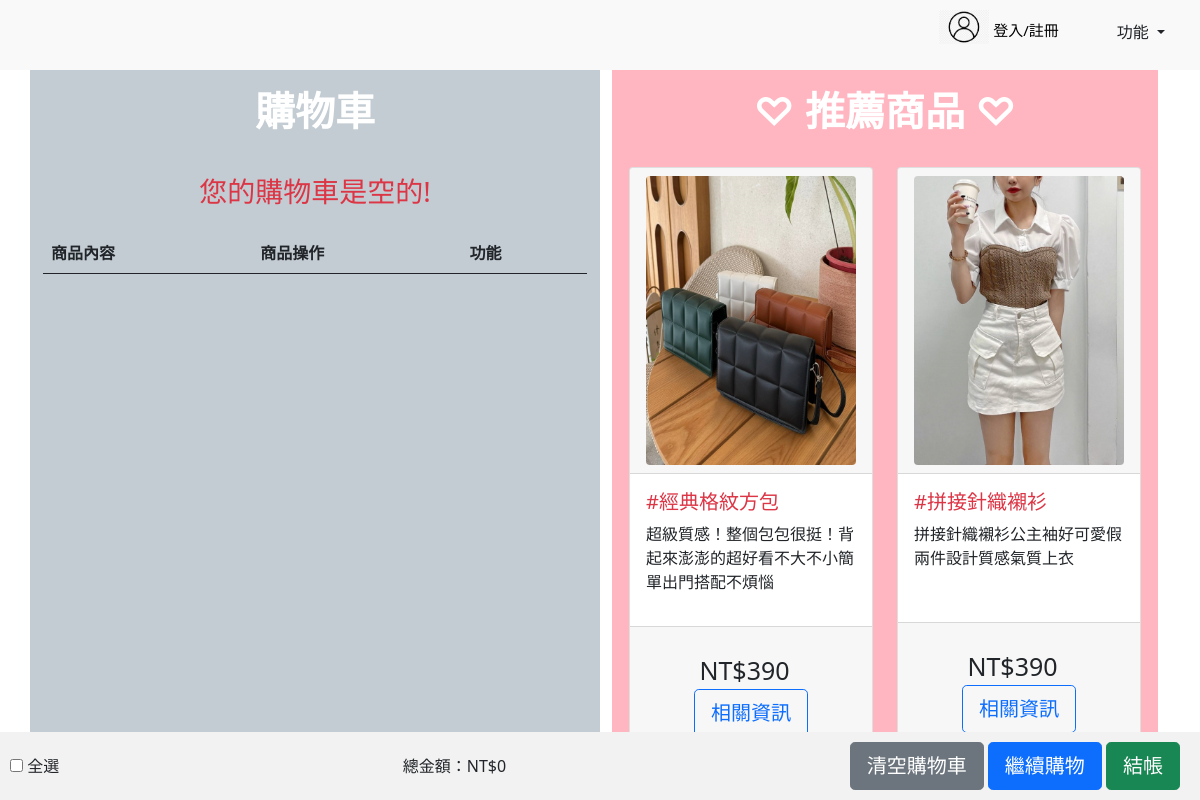
Page /cart/ on the committed database.
### shopping_app/models.py (models this page shows)
class ImageModel(models.Model):
    ImageID = models.AutoField(primary_key=True, verbose_name='圖片ID')
    Product_id = models.ForeignKey(Products, on_delete=models.CASCADE, verbose_name='商品ID', related_name='images')
    ImageName = models.CharField(max_length=100, verbose_name='圖片名稱')

class Products(models.Model):
    ProductID = models.AutoField(primary_key=True, verbose_name='商品ID')
    ProductName = models.CharField(max_length=100, verbose_name='商品名稱' , default='')
    Price = models.IntegerField(default=0, verbose_name='價格')
    Type_id = models.ForeignKey(ProductTypeModel, on_delete=models.CASCADE, verbose_name='分類ID')

class DescriptionModel(models.Model):
    DescriptionID = models.AutoField(primary_key=True, verbose_name='敘述ID')
    Product_id = models.ForeignKey(Products, on_delete=models.CASCADE, verbose_name='商品ID', related_name='descriptions')
    Description = models.TextField(verbose_name='敘述')

### shopping_app/views.py (the view)
# urls.py: path('cart/',views.cart),  #購物車
@csrf_exempt
def cart(request):  #購物車
    global cartlist
    user_id = request.session.get('user_id')
    if user_id:
        user = registered_user.objects.get(id=user_id)
    products = Products.objects.all().order_by('?')[:2] #隨機排序並只取出2筆商品資訊
    images = ImageModel.objects.all()
    productall = Products.objects.all()
    descriptions = DescriptionModel.objects.all()
    first_images = {}
    for i in productall:
        product_images = images.filter(Product_id=i.ProductID)
        if product_images:
            first_images[i.ProductID] = product_images[0]
    cartnum = len(cartlist)  #購買商品筆數
    cartlist1 = cartlist  # 以區域變數傳給模版
    total = 0
    for unit in cartlist:  # 計算商品總金額
        total += int(unit[3])
    return render(request, "cart.html", locals())

### templates/cart.html (shortened to what this page needs)
<!DOCTYPE html>
<html lang="en">
<head>
    {% load static %}
        <link rel="stylesheet" href="{% static './css/bootstrap.min.css' %}">
</head>
<body>
<nav class="navbar navbar-light bg-rgb(255, 255, 235) navbar-expand-md" id="top-1">
    <div class="container-fluid">
        <div class="d-flex justify-content-center align-items-center">
            <p id="cart_text" class="d-md-inline">
                <div>
                    {% if user_id %}
                        <div>
                            <a href="{% url 'logout' %}" id="sign_in">
                                <img src="{% static './images/member4_0.png' %}" id="member" /> {{ user.Username }} / 登出
                            </a>
                        </div>
                    {% else %}
                        <div>
                            <a href="{% url 'login' %}" id="sign_in">
                                <img src="{% static './images/member4_0.png' %}" id="member" /> 登入/註冊
                            </a>
                        </div>
                    {% endif %}
                </div>
                <div class="dropdown" id="top-2" style="margin-left: 10px;">
                    <a class="btn btn-second btn-md dropdown-toggle" href="#" role="button" id="dropdownMenuLink" data-bs-toggle="dropdown" aria-haspopup="true" aria-expanded="false">
                        功能
                    </a>
                </div>
            </p>
        </div>
    </div>
</nav>
<div class="container">
    <div class="row">
        <div class="col-lg-6" id="cart_left">
            <form action="/addtocart/update/" method="POST">
                    <h1 class="text-center p-3 mb-4"><strong>購物車</strong></h1>
                    <table class="table cart-table">
                        <thead>
                            <tr>
                                <th>商品內容</th>
                                <th>商品操作</th>
                                <th>功能</th>
                            </tr>
                        </thead>
                        {% if cartnum == 0 %}
                            <div class="message text-center mb-4 h3 text-danger">您的購物車是空的!</div>
                        {% endif %}
                    </table>
                    <div class="navbar" id="bottom-navbar">
                        <div class="navbar-item">
                            <input type="checkbox" id="selectAll">
                            <label for="selectAll">全選</label>
                        </div>
                        <div class="navbar-item">
                            總金額：<span id="totalPrice">NT$0</span>
                        </div>
                        <div class="navbar-item">
                            <input class="btn btn-lg btn-secondary" type="button" value="清空購物車" onclick="confirmClearCart()" />
                            <input class="btn btn-lg btn-primary" type="button" value="繼續購物" onclick="window.location='/subject/'">
                            {% if user_id %}
                                <input class="btn btn-lg btn-success" type="submit" value="結帳" onclick="checkCartAndProceed();"/>
                            {% else %}
                                <input class="btn btn-lg btn-success" type="button" value="結帳" href="javascript:void(0);" onclick="doublecheck_login();"></a>
                            {% endif %}
                        </div>
                    </div>
            </form>
        </div>
        <div class="col-lg-6" id="cart_right">
            <div class="p-3" id="right_card">
                <h1 class="text-center mb-4"><strong>♡ 推薦商品 ♡</strong></h1>
                <div class="row justify-content-between" id="goods">
                    {% for product in products %}
                    <div class="col-lg-6">
                        <div class="card mt-2" id="card">
                            <div class="card-header">
                                {% for product_id, first_image in first_images.items %}
                                    {% if first_image.Product_id == product %}
                                        <img class="card-img-bottom rounded mx-auto d-block" src="{% static 'images/' %}{{ first_image.ImageName  }}">
                                    {% endif %}
                                {% endfor %}
                            </div>
                            <div class="card-body" id="card_body">
                                <div class="card-title h5 text-danger">#{{product.ProductName}}</div>
                                {% for description in descriptions %}
                                    {% if description.Product_id == product %}
                                        <div class="card-text pb-3">{{ description.Description }}</div>
                                    {% endif %}
                                {% endfor %}
                            </div>
                            <div class="card-footer" id="card_footer">
                                <div class="card-text pb-3 text-front" id="nowrap">
                                    NT${{product.Price}} &nbsp;<a href="/productcontent/{{product.ProductID}}" class="btn btn-outline-primary btn-lg">相關資訊</a>
                                </div>
                            </div>
                        </div>
                    </div>
                    {% endfor %}
                </div>
            </div>
        </div>
    </div>
</div>
</body>
</html>

### templates/cart.html (style rules this page uses)
* { margin: 0px; padding: 0px; width: auto; }
#top-1 { position: relative; height: 70px; background-color: #f9f9f9; z-index: 4; }
#cart_text { font-size: 15px; margin-right: 60px; margin-bottom: 3px; color: #000; text-decoration: none; }
#sign_in { font-size: 15px; margin-right: 25px; height: auto; margin-top: 10px; color: #000; text-decoration: none; }
a { color: #000; text-decoration: none; }
#member { width: 50px; margin-bottom: 10px; }
.navbar { position: fixed; bottom: 0; left: 0; width: 100%; background-color: #f2f2f2; padding: 10px; display: flex; justify-content: space-between; z-index: 4; }
.navbar-item { margin-right: 10px; }
#right_card { background-color: #FFB6C1; border: 1px solid #FFB6C1; }
#cart_left { background-color: #C3CCD3; border: 1px solid #C3CCD3; }
strong { color:white; }
#top-1 { display: block; }
.container { display: flex; flex-wrap: wrap; flex-direction: row; justify-content: space-between; align-items: flex-start; }
#card { font-weight:auto; width: auto; height: 98%; }
.card-img-bottom { max-width: max-content; max-height: max-content; }
.card-footer { padding-top: 25px; text-align: center; font-size: 25px; width: 100%; display: flex; justify-content: center; align-items: center; flex-wrap: nowrap; }
.col-lg-6 { flex: 0 0 50%; max-width: 50%; }

### rows in the picture
Products: ProductName "經典格紋方包", Price "390"
ImageModel: ImageName (picture)
DescriptionModel: Description "超級質感！整個包包很挺！背起來澎澎的超好看不大不小簡單出門搭配不煩惱"
Products: ProductName "拼接針織襯衫", Price "390"
ImageModel: ImageName (picture)
DescriptionModel: Description "拼接針織襯衫公主袖好可愛假兩件設計質感氣質上衣"
